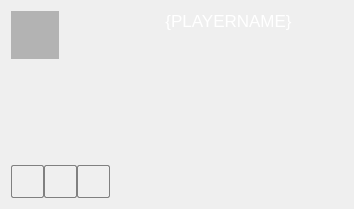
<?xml version="1.0" encoding="UTF-8"?>
<ui version="4.0">
 <class>LocalPlayerWidget</class>
 <widget class="QWidget" name="LocalPlayerWidget">
  <property name="geometry">
   <rect>
    <x>0</x>
    <y>0</y>
    <width>354</width>
    <height>209</height>
   </rect>
  </property>
  <property name="sizePolicy">
   <sizepolicy hsizetype="Preferred" vsizetype="Preferred">
    <horstretch>0</horstretch>
    <verstretch>0</verstretch>
   </sizepolicy>
  </property>
  <property name="minimumSize">
   <size>
    <width>0</width>
    <height>0</height>
   </size>
  </property>
  <property name="baseSize">
   <size>
    <width>0</width>
    <height>0</height>
   </size>
  </property>
  <property name="windowTitle">
   <string>Form</string>
  </property>
  <property name="styleSheet">
   <string notr="true">QToolButton {
	width: 28px;
	height: 28px;
	border: 1px solid gray;
	border-radius: 2px;
    background-color: qlineargradient(x1: 0, y1: 0, x2: 0, y2: 1,
                                       stop: 0 #f6f7fa, stop: 1 #dadbde);

}
QToolButton:pressed {
	background-color: qlineargradient(x1: 0, y1: 0, x2: 0, y2: 1,
                                       stop: 0 #dadbde, stop: 1 #f6f7fa);
 }

QToolButton:checked {
	background-color: qlineargradient(x1: 0, y1: 0, x2: 0, y2: 1,
                                       stop: 0 #da5b5e, stop: 1 #f6676a);
}

QToolButton:default {
     border-color: navy; 
}</string>
  </property>
  <layout class="QHBoxLayout" name="horizontalLayout_3">
   <property name="spacing">
    <number>4</number>
   </property>
   <item>
    <layout class="QGridLayout" name="gridLayout">
     <property name="horizontalSpacing">
      <number>4</number>
     </property>
     <property name="verticalSpacing">
      <number>0</number>
     </property>
     <item row="0" column="0">
      <layout class="QVBoxLayout" name="verticalLayout_3">
       <property name="spacing">
        <number>2</number>
       </property>
       <item>
        <widget class="QLabel" name="mp_labelAvatar">
         <property name="sizePolicy">
          <sizepolicy hsizetype="Fixed" vsizetype="Fixed">
           <horstretch>0</horstretch>
           <verstretch>0</verstretch>
          </sizepolicy>
         </property>
         <property name="minimumSize">
          <size>
           <width>48</width>
           <height>48</height>
          </size>
         </property>
         <property name="maximumSize">
          <size>
           <width>48</width>
           <height>48</height>
          </size>
         </property>
         <property name="styleSheet">
          <string notr="true">background-color: rgba(0, 0, 0, 64);
color: white;
font: oblique 7pt &quot;DejaVu Sans&quot;;</string>
         </property>
         <property name="text">
          <string/>
         </property>
         <property name="textFormat">
          <enum>Qt::AutoText</enum>
         </property>
         <property name="alignment">
          <set>Qt::AlignCenter</set>
         </property>
        </widget>
       </item>
       <item>
        <widget class="client::CardWidget" name="mp_roleCardWidget" native="true"/>
       </item>
       <item>
        <spacer name="verticalSpacer_2">
         <property name="orientation">
          <enum>Qt::Vertical</enum>
         </property>
         <property name="sizeHint" stdset="0">
          <size>
           <width>20</width>
           <height>0</height>
          </size>
         </property>
        </spacer>
       </item>
      </layout>
     </item>
     <item row="0" column="1">
      <layout class="QVBoxLayout" name="verticalLayout_2">
       <item>
        <widget class="client::CharacterWidget" name="mp_characterWidget" native="true"/>
       </item>
       <item>
        <spacer name="verticalSpacer_3">
         <property name="orientation">
          <enum>Qt::Vertical</enum>
         </property>
         <property name="sizeHint" stdset="0">
          <size>
           <width>20</width>
           <height>0</height>
          </size>
         </property>
        </spacer>
       </item>
      </layout>
     </item>
     <item row="1" column="0" colspan="2">
      <layout class="QHBoxLayout" name="horizontalLayout_2">
       <item>
        <widget class="QToolButton" name="mp_buttonEndTurn">
         <property name="toolTip">
          <string>End of your turn</string>
         </property>
         <property name="styleSheet">
          <string/>
         </property>
         <property name="icon">
          <iconset resource="resources/client.qrc">
           <normaloff>:/icons/turn.png</normaloff>:/icons/turn.png</iconset>
         </property>
         <property name="iconSize">
          <size>
           <width>28</width>
           <height>28</height>
          </size>
         </property>
        </widget>
       </item>
       <item>
        <widget class="QToolButton" name="mp_buttonPass">
         <property name="toolTip">
          <string>Do not react - you will lose a life point,</string>
         </property>
         <property name="icon">
          <iconset resource="resources/client.qrc">
           <normaloff>:/icons/pass.png</normaloff>:/icons/pass.png</iconset>
         </property>
         <property name="iconSize">
          <size>
           <width>28</width>
           <height>28</height>
          </size>
         </property>
        </widget>
       </item>
       <item>
        <widget class="QToolButton" name="mp_buttonDiscard">
         <property name="toolTip">
          <string>Discard cards before end of your turn.</string>
         </property>
         <property name="icon">
          <iconset resource="resources/client.qrc">
           <normaloff>:/icons/discard.png</normaloff>:/icons/discard.png</iconset>
         </property>
         <property name="iconSize">
          <size>
           <width>28</width>
           <height>28</height>
          </size>
         </property>
         <property name="checkable">
          <bool>true</bool>
         </property>
        </widget>
       </item>
      </layout>
     </item>
    </layout>
   </item>
   <item>
    <layout class="QVBoxLayout" name="verticalLayout">
     <item>
      <layout class="QHBoxLayout" name="horizontalLayout">
       <property name="spacing">
        <number>0</number>
       </property>
       <item>
        <widget class="QLabel" name="mp_labelPlayerName">
         <property name="sizePolicy">
          <sizepolicy hsizetype="Expanding" vsizetype="Fixed">
           <horstretch>0</horstretch>
           <verstretch>0</verstretch>
          </sizepolicy>
         </property>
         <property name="font">
          <font>
           <pointsize>13</pointsize>
          </font>
         </property>
         <property name="styleSheet">
          <string notr="true">color: white;</string>
         </property>
         <property name="frameShape">
          <enum>QFrame::NoFrame</enum>
         </property>
         <property name="text">
          <string>{PLAYERNAME}</string>
         </property>
         <property name="scaledContents">
          <bool>false</bool>
         </property>
         <property name="alignment">
          <set>Qt::AlignHCenter|Qt::AlignTop</set>
         </property>
        </widget>
       </item>
      </layout>
     </item>
     <item>
      <spacer name="verticalSpacer">
       <property name="orientation">
        <enum>Qt::Vertical</enum>
       </property>
       <property name="sizeHint" stdset="0">
        <size>
         <width>20</width>
         <height>0</height>
        </size>
       </property>
      </spacer>
     </item>
     <item>
      <widget class="client::CardListWidget" name="mp_table" native="true">
       <property name="sizePolicy">
        <sizepolicy hsizetype="Expanding" vsizetype="Fixed">
         <horstretch>0</horstretch>
         <verstretch>0</verstretch>
        </sizepolicy>
       </property>
       <property name="minimumSize">
        <size>
         <width>0</width>
         <height>75</height>
        </size>
       </property>
      </widget>
     </item>
     <item>
      <widget class="client::CardListWidget" name="mp_hand" native="true">
       <property name="sizePolicy">
        <sizepolicy hsizetype="Expanding" vsizetype="Fixed">
         <horstretch>0</horstretch>
         <verstretch>0</verstretch>
        </sizepolicy>
       </property>
       <property name="minimumSize">
        <size>
         <width>0</width>
         <height>75</height>
        </size>
       </property>
      </widget>
     </item>
    </layout>
   </item>
  </layout>
 </widget>
 <customwidgets>
  <customwidget>
   <class>client::CharacterWidget</class>
   <extends>QWidget</extends>
   <header>characterwidget.h</header>
   <container>1</container>
  </customwidget>
  <customwidget>
   <class>client::CardListWidget</class>
   <extends>QWidget</extends>
   <header>cardlistwidget.h</header>
   <container>1</container>
  </customwidget>
  <customwidget>
   <class>client::CardWidget</class>
   <extends>QWidget</extends>
   <header>cardwidget.h</header>
   <container>1</container>
  </customwidget>
 </customwidgets>
 <resources>
  <include location="resources/client.qrc"/>
 </resources>
 <connections/>
</ui>
